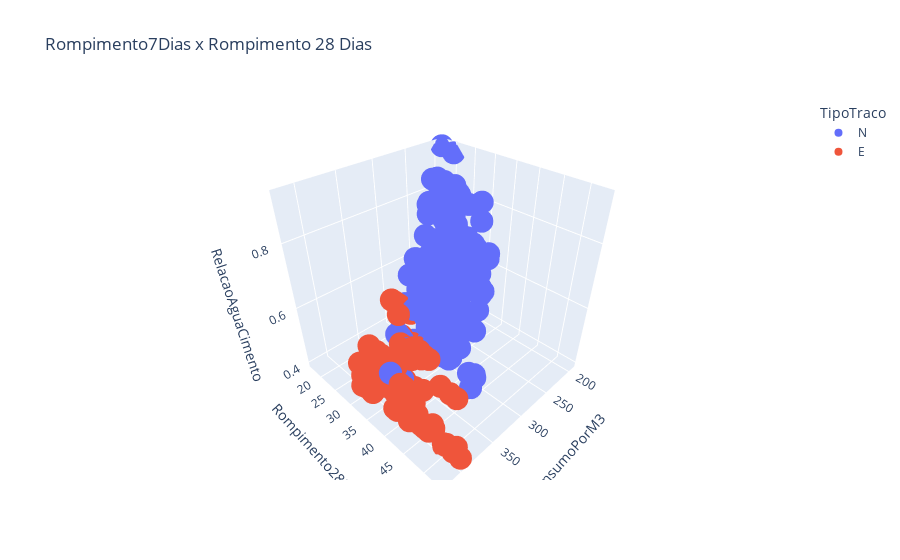

Here is the notebook cell this chart was saved with:
### Code cell
fig = px.scatter_3d(dados_aglomerante, x="ConsumoPorM3", y="Rompimento28Dias", z="RelacaoAguaCimento", color="TipoTraco", title='Rompimento7Dias x Rompimento 28 Dias')
fig.show()
